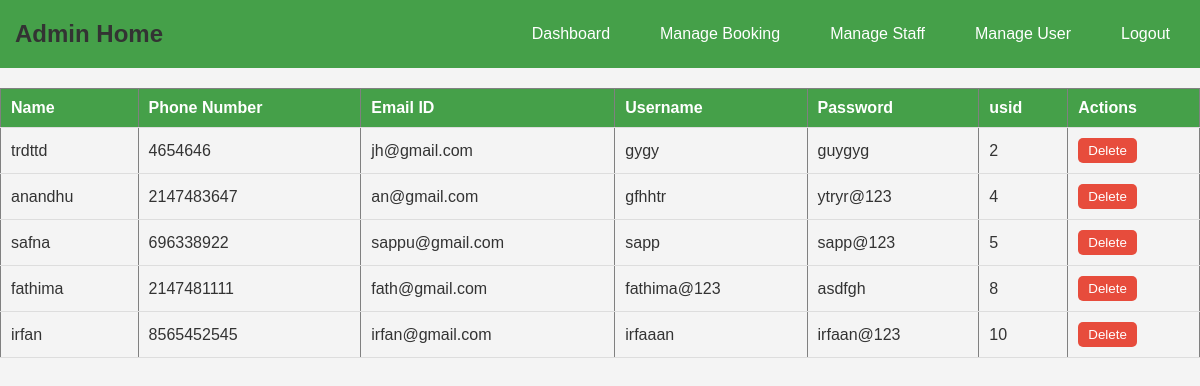
The page /fathima/manageuser.php on the database as committed earlier.
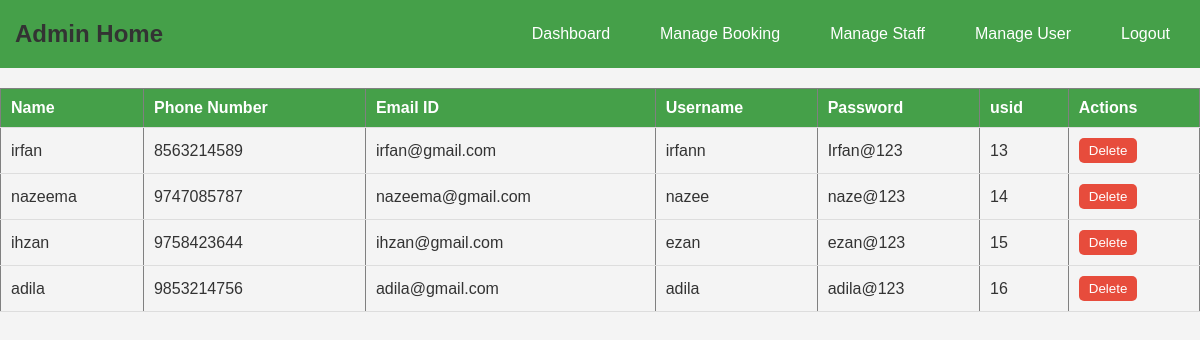
The same page on the database as committed later.
### tables this page shows
CREATE TABLE `users` (
  `Name` varchar(30) NOT NULL,
  `phone_no` varchar(15) NOT NULL,
  `email_id` varchar(30) NOT NULL,
  `username` varchar(30) NOT NULL,
  `password` varchar(10) NOT NULL,
  `usid` int(11) NOT NULL
);

### fathima/manageuser.php (the view, shortened to what this page needs)
<!DOCTYPE html>
<html lang="en">
<head>
    <link rel="stylesheet" href="manageuser.css">
</head>
<body>
<nav>
    <div class="sappy">
      <h1>Admin Home</h1>
      <div class="hi">
        <a href="adminhome.php" class="hello">Dashboard</a>
        <a href="managebooking.php" class="hello">Manage Booking</a>
        <a href="managestaff.php" class="hello">Manage Staff</a>
        <a href="manageuser.php" class="hello">Manage User</a>
        <a href="logout.php" class="hello">Logout</a>
      </div>
    </div>
  </nav>
<div class="design">
    <?php
    $conn = mysqli_connect("localhost", "root", "", "labour_booking");
    $sql = "SELECT * FROM users";
    $data=mysqli_query($conn,$sql);
    if(mysqli_num_rows($data)>0){
        echo "<table border=1 >";
        echo "<tr>";
        echo "<th>Name</th>";
        echo "<th>Phone Number</th>";
        echo "<th>Email ID</th>";
        echo "<th>Username</th>";
        echo "<th>Password</th>";
        echo "<th>usid</th>";
        echo "<th>Actions</th>";
        echo "</tr>";
        while($row=mysqli_fetch_assoc($data)){
            $email = $row['email_id'];
            echo "<tr>";
            echo "<td>".$row['Name']."</td>";
            echo "<td>".$row['phone_no']."</td>";
            echo "<td>".$row['email_id']."</td>";
            echo "<td>".$row['username']."</td>";
            echo "<td>".$row['password']."</td>";
            echo "<td>".$row['usid']."</td>";
            echo "<td>
                    <form method='POST'>
                        <button value='$email' name='userdel' type='submit'>Delete</button>
                    </form>
                </td>";
            echo "</tr>";
        }
        echo "</table>";
    }
?>
        </div>
</body>
</html>

Rows that differ between the two databases and show on the page:
removed users: Name "trdttd", phone_no "4654646", email "jh@gmail.com", username "gygy", password "guygyg", usid "2"
removed users: Name "anandhu", phone_no "2147483647", email "an@gmail.com", username "gfhhtr", password "ytryr@123", usid "4"
removed users: Name "safna", phone_no "696338922", email "sappu@gmail.com", username "sapp", password "sapp@123", usid "5"
removed users: Name "fathima", phone_no "2147481111", email "fath@gmail.com", username "fathima@123", password "asdfgh", usid "8"
removed users: Name "irfan", phone_no "8565452545", email "irfan@gmail.com", username "irfaaan", password "irfaan@123", usid "10"
added users: Name "irfan", phone_no "8563214589", email "irfan@gmail.com", username "irfann", password "Irfan@123", usid "13"
added users: Name "nazeema", phone_no "9747085787", email "nazeema@gmail.com", username "nazee", password "naze@123", usid "14"
added users: Name "ihzan", phone_no "9758423644", email "ihzan@gmail.com", username "ezan", password "ezan@123", usid "15"
added users: Name "adila", phone_no "9853214756", email "adila@gmail.com", username "adila", password "adila@123", usid "16"
